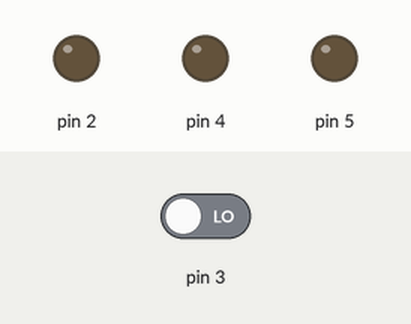
Simulated run of this sketch. Board: Arduino Uno, built with avr-gcc and run on an emulated ATmega328P. On the bench: output pins drawn as LEDs (lit = HIGH). The inputs (shaded band) are chosen by the test bench; at power-on: pin 3 LOW. At 17.0 s the program stops and its outputs stay as they are.

Above: at 0.1 s.
At 9.1 s:
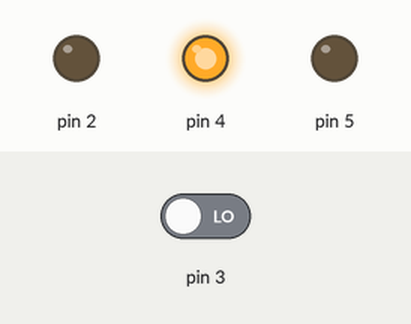
At 17.1 s:
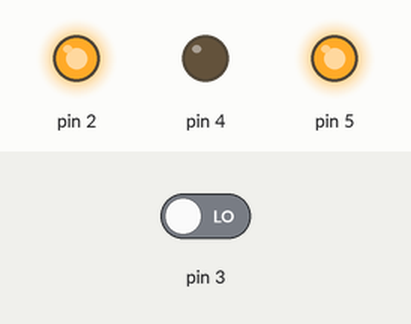
Timing chart, 0 to 18.5 s (numbered marks = the images above):
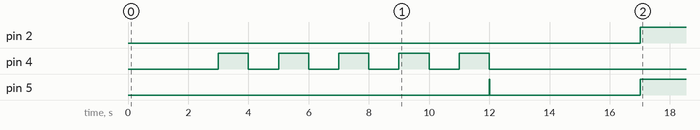

Measured:
- by itself, pin 2: LOW → HIGH at 17.0 s
- by itself, pin 4: alternates HIGH for 1.0 s and LOW for 1.0 s, 10 changes in all, then stays LOW
- by itself, pin 5: LOW → HIGH at 12.0 s, → LOW 0.01 s later, → HIGH 5.0 s later

The sketch:

ir_blaster.ino
```cpp
byte ir[1500]{0};
int i = 0;
int x =0;
void setup() {
pinMode(4, OUTPUT);
pinMode(5, OUTPUT);
pinMode(3, INPUT);
pinMode(2, OUTPUT);
Serial.begin(9600);
}

void loop() {
  delay(3000);
 for(i=0;i<4;i++){
  digitalWrite(4, HIGH);
  delay(1000);
    digitalWrite(4, LOW);
  delay(1000);
 }
  digitalWrite(4, HIGH);
  delay(1000);
    digitalWrite(4, LOW);
  digitalWrite(5, HIGH);
  for(i=0;i<1500;i++){
    ir[i] = not (digitalRead(3));
  for(x=0;x<150;x++){}
  }
   digitalWrite(5, LOW);
  delay(5000);
 digitalWrite(5, HIGH);
 while(1){
  for(i=0;i<1500;i++){
    digitalWrite(2, ir[i]);
 for(x=0;x<150;x++){}
  }
  }

 }
```
